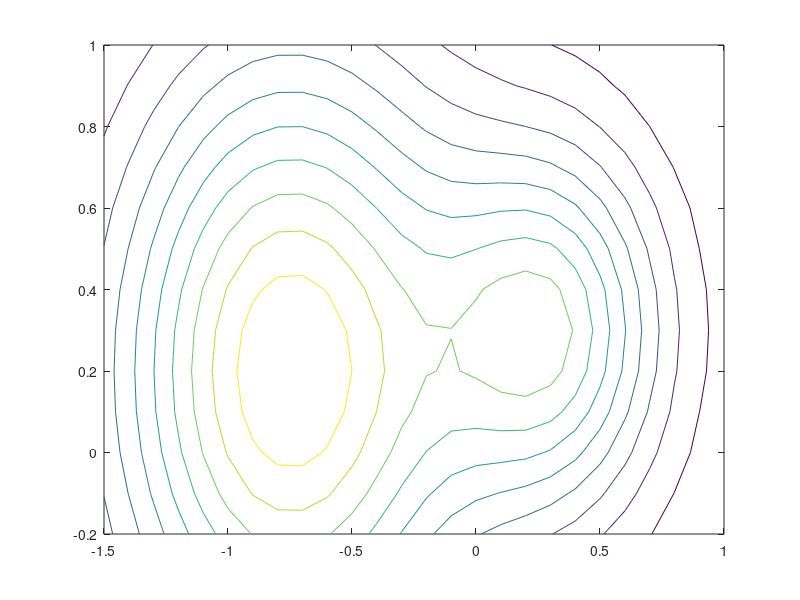

MATLAB code for this plot:
% ECE471/571 project 1
% How to estimate two-modal Gaussian
% 
% Assume you've already run "plotsynth.m"

%
clear all;

% following is the estimate from class 0, the red samples
% if you've used the plotsynth.m to plot the samples from the training set
d = 2;    % two-dimensional
mu1 = [-0.75; 0.2];
mu2 = [0.3; 0.3];
S1 = [0.25 0; 0 0.3];
S2 = [0.1 0; 0 0.1];
A1 = 0.8;
A2 = 1 - A1;

nr = 1;     % row index
for i=-1.5:0.1:1
  nc = 1;   % column index
  for j=-0.2:0.1:1 
    x = [i;j];
    px1 = A1/((2*pi)^(d/2)*(det(S1))^(1/2)) * exp(-1/2*(x - mu1)'*inv(S1)*(x-mu1));
    px2 = A2/((2*pi)^(d/2)*(det(S2))^(1/2)) * exp(-1/2*(x - mu2)'*inv(S2)*(x-mu2));
    px(nr,nc) = px1 + px2;
    nc = nc + 1;
 end
 nr = nr + 1;
end

[m,n] = size(px);

xindex = repmat([-1.5:0.1:1]',1,n);
yindex = repmat([-0.2:0.1:1],m,1);

contour(xindex,yindex,px);